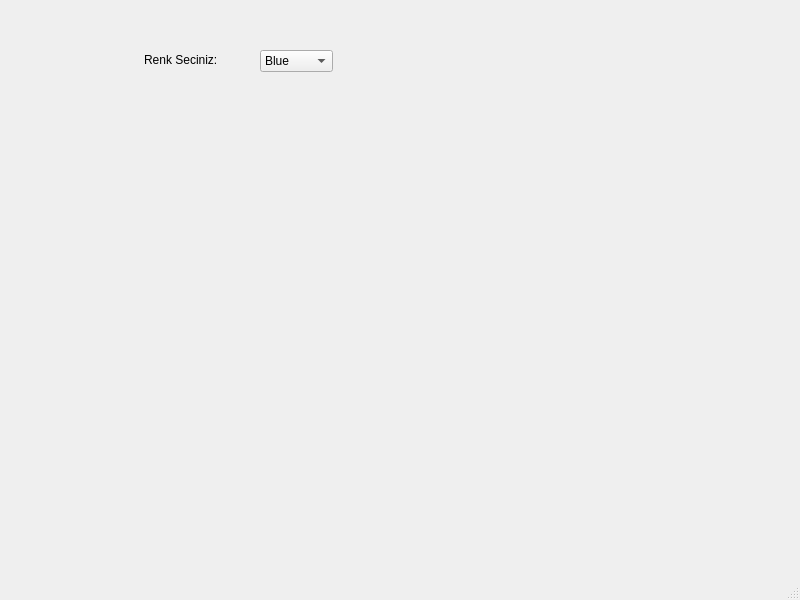
<?xml version="1.0" encoding="UTF-8"?>
<ui version="4.0">
 <class>MainWindow</class>
 <widget class="QMainWindow" name="MainWindow">
  <property name="geometry">
   <rect>
    <x>0</x>
    <y>0</y>
    <width>800</width>
    <height>600</height>
   </rect>
  </property>
  <property name="windowTitle">
   <string>MainWindow</string>
  </property>
  <widget class="QWidget" name="centralwidget">
   <widget class="QLabel" name="label">
    <property name="geometry">
     <rect>
      <x>144</x>
      <y>50</y>
      <width>81</width>
      <height>20</height>
     </rect>
    </property>
    <property name="text">
     <string>Renk Seciniz:</string>
    </property>
   </widget>
   <widget class="QComboBox" name="cmbBox_Renk">
    <property name="geometry">
     <rect>
      <x>260</x>
      <y>50</y>
      <width>73</width>
      <height>22</height>
     </rect>
    </property>
    <item>
     <property name="text">
      <string>Blue</string>
     </property>
    </item>
    <item>
     <property name="text">
      <string>Yellow</string>
     </property>
    </item>
    <item>
     <property name="text">
      <string>Pink</string>
     </property>
    </item>
    <item>
     <property name="text">
      <string>Red</string>
     </property>
    </item>
    <item>
     <property name="text">
      <string>Gray</string>
     </property>
    </item>
    <item>
     <property name="text">
      <string>Green</string>
     </property>
    </item>
    <item>
     <property name="text">
      <string>Brown</string>
     </property>
    </item>
    <item>
     <property name="text">
      <string>Black</string>
     </property>
    </item>
    <item>
     <property name="text">
      <string>White</string>
     </property>
    </item>
    <item>
     <property name="text">
      <string>Purple</string>
     </property>
    </item>
    <item>
     <property name="text">
      <string>ultramarine</string>
     </property>
    </item>
   </widget>
  </widget>
  <widget class="QMenuBar" name="menubar">
   <property name="geometry">
    <rect>
     <x>0</x>
     <y>0</y>
     <width>800</width>
     <height>26</height>
    </rect>
   </property>
  </widget>
  <widget class="QStatusBar" name="statusbar"/>
 </widget>
 <resources/>
 <connections/>
</ui>
